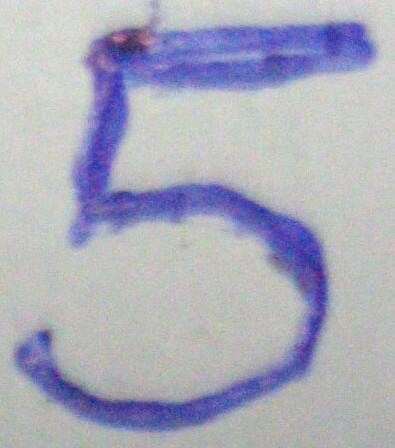
%> input picture 5.jpeg, 395 x 448 px
$ octave --eval "result = loadImage('5.jpeg');"   (GNU Octave 9; MATLAB toolbox functions it lacks are replaced by stand-ins)
%> lines starting %> are read from the running program, lines starting %| are printed output that depends on the picture
### normalizeVector.m
function normVec = normalizeVector(vec)

  max = max(vec);
  min = min(vec);
  diff = max-min;
  m = size(vec,2);
  tempVec = vec';
  normVec = zeros(size(tempVec));
  size(normVec);
  for i = 1 : m
#    fprintf('Value of i is %d and vec(%d) is %d\n', i, i, tempVec(i));
    normVec(i) = (2*double(tempVec(i) - min)/double(diff))-1;
#    normVec(i) = (255*double(tempVec(i) - min)/double(diff));

#    normVec(i) = normVec(i)/diff;
#    normVec(i) = 2*normVec(i,1);
#    normVec(i) = normVec(i,1) - 1;
#    fprintf('normVec(%d) is %d\n', i, normVec(i));
  endfor

  normVec = normVec';

endfunction

### imclean.m
function imclean = imclean(im)

  vecIm = im(:);

  imclean = zeros(size(vecIm));

  for i = 1: size(vecIm)
    if(vecIm(i) > -0.5)
      imclean(i) = vecIm(i);
      else
      imclean(i) = 0;
      endif
  endfor

  imclean = reshape(imclean, 25, 25);

endfunction

### loadImage.m
function imMatrix = loadImage(im)
%> called with im = '5.jpeg'

  imRGB = imread(im);
%> imRGB is the input picture: size 448x395x3 uint8; mean R, G, B 170.4, 172.1, 187.2
  if(size(size(imRGB),2) > 2)
    imGray = rgb2gray(imRGB);
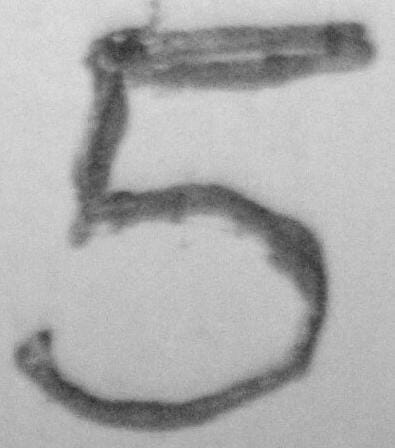
%> imGray: size 448x395 uint8; min 45, max 224, mean 173.4
  else
    imGray = imRGB;
  endif
  inverseGrayImage = uint8(255) - imGray;
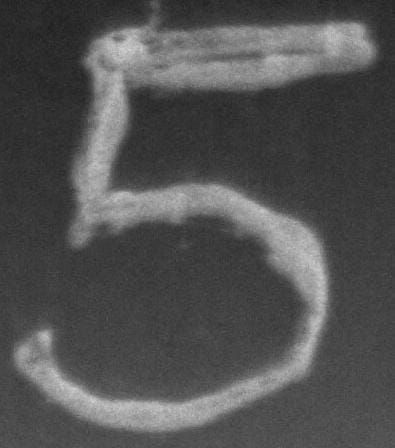
%> inverseGrayImage: size 448x395 uint8; min 31, max 210, mean 81.6
#  inverseGrayImage = 10*inverseGrayImage;
  im2020 = imresize(inverseGrayImage, [25 25]);
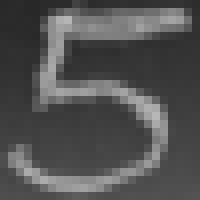
%> im2020: size 25x25 uint8 (shown 8 times larger); min 40, max 183, mean 81.6
  imRowVector = double(im2020(:)');
%> imRowVector = 625 values, max 183 at index 490, min 40 at index 76, mean 81.64
  imMatrix = normalizeVector(imRowVector(:)');
%> in normalizeVector, `max = max(vec);`: max = 183
%> in normalizeVector, `min = min(vec);`: min = 40
%> in normalizeVector, `diff = max-min;`: diff = 143
%> in normalizeVector, `tempVec = vec';`: tempVec has the same summary as imRowVector in loadImage
%> after the loop in normalizeVector, `for i = 1 : m`: normVec = 625 values, max 1 at index 490, min -1 at index 76, mean -0.418
%> imMatrix has the same summary as normVec in normalizeVector
  imMatrix = reshape(imRowVector(:)', 25, 25);
  imagesc(imMatrix, [-255 255])
  imMatrix = imclean(imMatrix);
%> in imclean, `vecIm = im(:);`: vecIm has the same summary as imRowVector in loadImage
%> after the loop in imclean, `for i = 1: size(vecIm)`: imclean has the same summary as imRowVector in loadImage
  imMatrix = imMatrix(:)';
%> imMatrix has the same summary as imRowVector
%> `result = loadImage('5.jpeg');`:
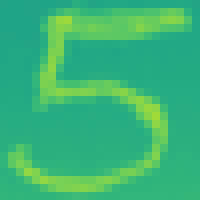
%> displayed picture: size 25x25x3, on the screen's scale of 0 to 255 (shown 8 times larger); mean R, G, B 56.6, 181.2, 118.8
%> `result = loadImage('5.jpeg');`: result has the same summary as imRowVector in loadImage

endfunction

$ run again, on 6.jpeg
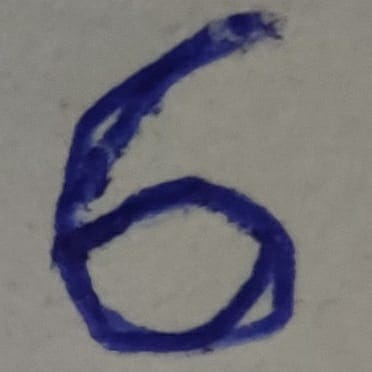
%> input picture 6.jpeg, 372 x 372 px
%> in loadImage, imRGB is the input picture: size 372x372x3 uint8; mean R, G, B 115.7, 113.9, 119.7
%> in loadImage, `im2020 = imresize(inverseGrayImage, [25 25]);`:
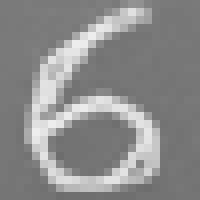
%> im2020: size 25x25 uint8 (shown 8 times larger); min 110, max 237, mean 139.9
%> imRowVector = 625 values, max 237 at index 166, min 110 at index 195, mean 139.9
%> max = 237
%> min = 110
%> diff = 127
%> tempVec has the same summary as imRowVector in loadImage
%> after the loop in normalizeVector, `for i = 1 : m`: normVec = 625 values, max 1 at index 166, min -1 at index 195, mean -0.53
%> in loadImage, `imMatrix = normalizeVector(imRowVector(:)');`: imMatrix has the same summary as normVec in normalizeVector
%> vecIm has the same summary as imRowVector in loadImage
%> after the loop in imclean, `for i = 1: size(vecIm)`: imclean has the same summary as imRowVector in loadImage
%> in loadImage, `imMatrix = imMatrix(:)';`: imMatrix has the same summary as imRowVector
%> `result = loadImage('5.jpeg');`:
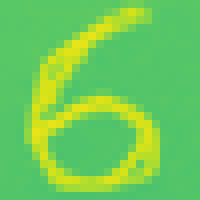
%> displayed picture: size 25x25x3, on the screen's scale of 0 to 255 (shown 8 times larger); mean R, G, B 109.8, 203.7, 88.2
%> result has the same summary as imRowVector in loadImage

$ run again, on 8.jpeg
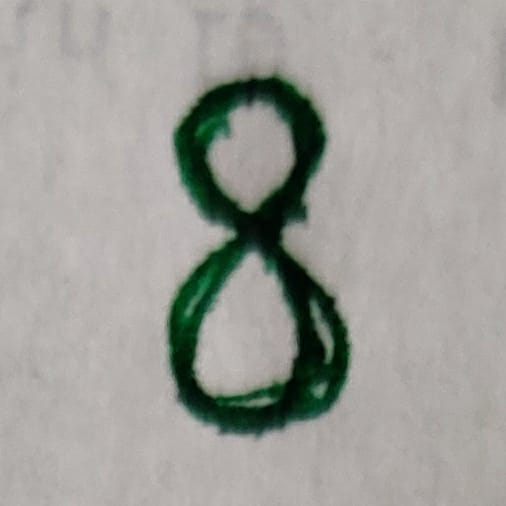
%> input picture 8.jpeg, 506 x 506 px
%> in loadImage, imRGB is the input picture: size 506x506x3 uint8; mean R, G, B 158.3, 158.2, 153.1
%> in loadImage, `inverseGrayImage = uint8(255) - imGray;`:
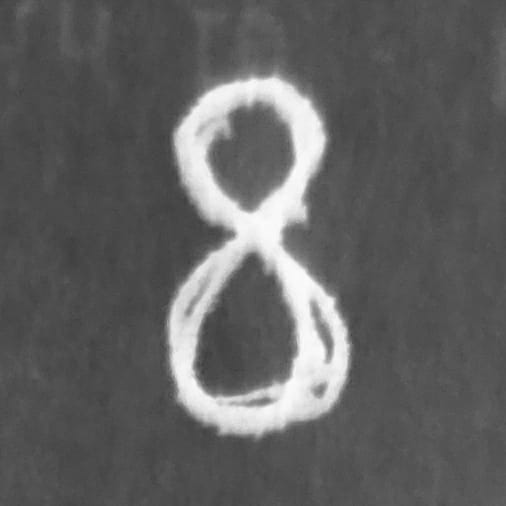
%> inverseGrayImage: size 506x506 uint8; min 61, max 253, mean 97.4
%> imRowVector = 625 values, max 254 at index 312, min 67 at index 183, mean 97.39
%> max = 254
%> min = 67
%> diff = 187
%> tempVec has the same summary as imRowVector in loadImage
%> after the loop in normalizeVector, `for i = 1 : m`: normVec = 625 values, max 1 at index 312, min -1 at index 183, mean -0.675
%> in loadImage, `imMatrix = normalizeVector(imRowVector(:)');`: imMatrix has the same summary as normVec in normalizeVector
%> vecIm has the same summary as imRowVector in loadImage
%> after the loop in imclean, `for i = 1: size(vecIm)`: imclean has the same summary as imRowVector in loadImage
%> in loadImage, `imMatrix = imMatrix(:)';`: imMatrix has the same summary as imRowVector
%> `result = loadImage('5.jpeg');`:
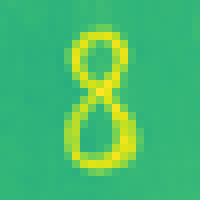
%> displayed picture: size 25x25x3, on the screen's scale of 0 to 255 (shown 8 times larger); mean R, G, B 69, 187.2, 111.4
%> result has the same summary as imRowVector in loadImage
